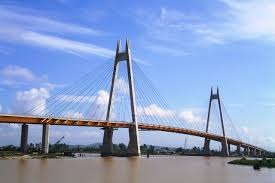
#> input picture Chapter_02/bridge1.jpg, 275 x 183 px
$ jupyter execute C23.ipynb
#> lines starting #> are read from the running program, lines starting #| are printed output that depends on the picture
[cell 1]
import cv2
import numpy as np
import matplotlib.pyplot as plt

from skimage import filters
from skimage import feature

[cell 2]
img = np.array(cv2.imread("bridge1.jpg", cv2.IMREAD_GRAYSCALE))
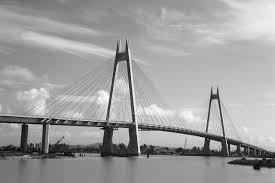
#> img: shape (183, 275); min 0, max 255, mean 158.6

# laplace
laplace_img =  cv2.Laplacian(img, ddepth=-1, borderType=cv2.BORDER_REPLICATE)
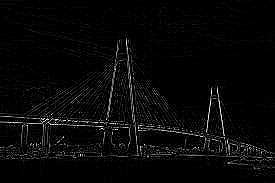
#> laplace_img: shape (183, 275); min 0, max 255, mean 8.3

c = -1
sharpped_img = img + c*laplace_img
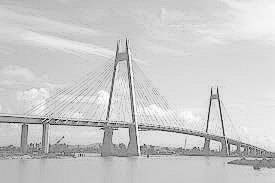
#> sharpped_img: shape (183, 275) int16; min -255, max 255, mean 150.2; drawn with min black and max white

fig, axes= plt.subplots(1, 3, figsize=(15, 5))
axes[0].imshow(img, cmap='gray')
axes[0].set_title('original')

axes[1].imshow(laplace_img.astype('uint8'), cmap='gray')
axes[1].set_title('laplace filter')

axes[2].imshow(sharpped_img.astype('uint8'), cmap='gray')
axes[2].set_title('sharpped image')

for ax in axes.ravel():
    ax.set_xticks([])
    ax.set_yticks([])

cv2.waitKey(0)
cv2.destroyAllWindows()
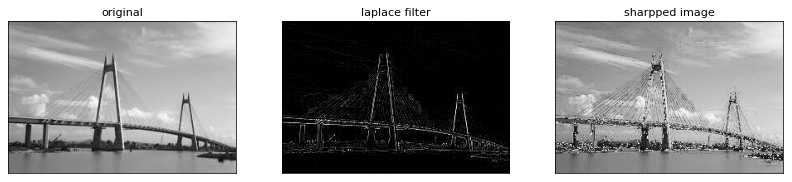
#> figure drawn by matplotlib, 3 panels

$ run again, with Chapter_02/beach.jpg copied over Chapter_02/bridge1.jpg
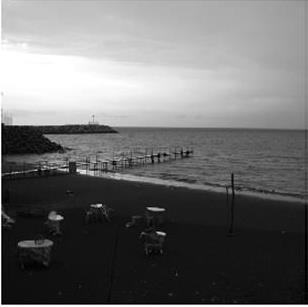
#> input picture Chapter_02/beach.jpg, 308 x 307 px
#> img is the input picture: shape (307, 308); min 0, max 255, mean 110.5
#> `sharpped_img = img + c*laplace_img`:
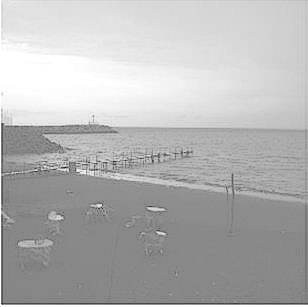
#> sharpped_img: shape (307, 308) int16; min -255, max 255, mean 106.3; drawn with min black and max white
#> `[cell 2] img = np.array(cv2.imread("bridge1.jpg", cv2.IMREAD_GRAYSCALE..`:
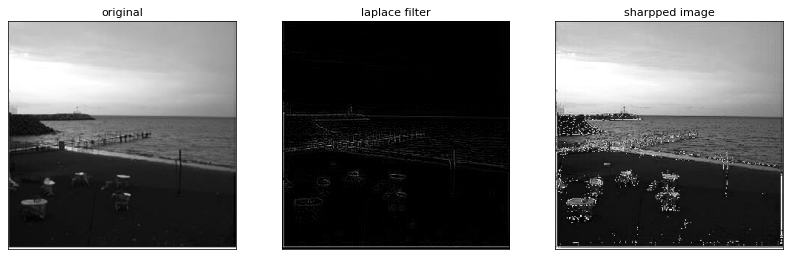
#> figure drawn by matplotlib, 3 panels

$ run again, with Chapter_02/flower.jpg copied over Chapter_02/bridge1.jpg
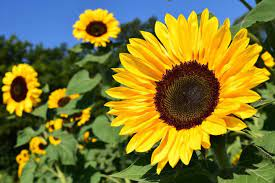
#> input picture Chapter_02/flower.jpg, 275 x 183 px
#> `sharpped_img = img + c*laplace_img`:
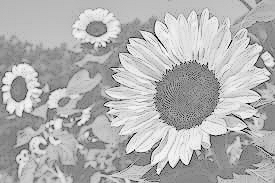
#> sharpped_img: shape (183, 275) int16; min -255, max 253, mean 100.1; drawn with min black and max white
#> `[cell 2] img = np.array(cv2.imread("bridge1.jpg", cv2.IMREAD_GRAYSCALE..`:
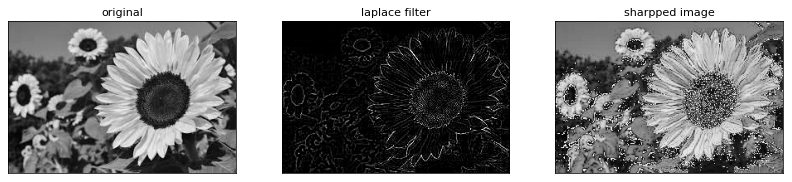
#> figure drawn by matplotlib, 3 panels
